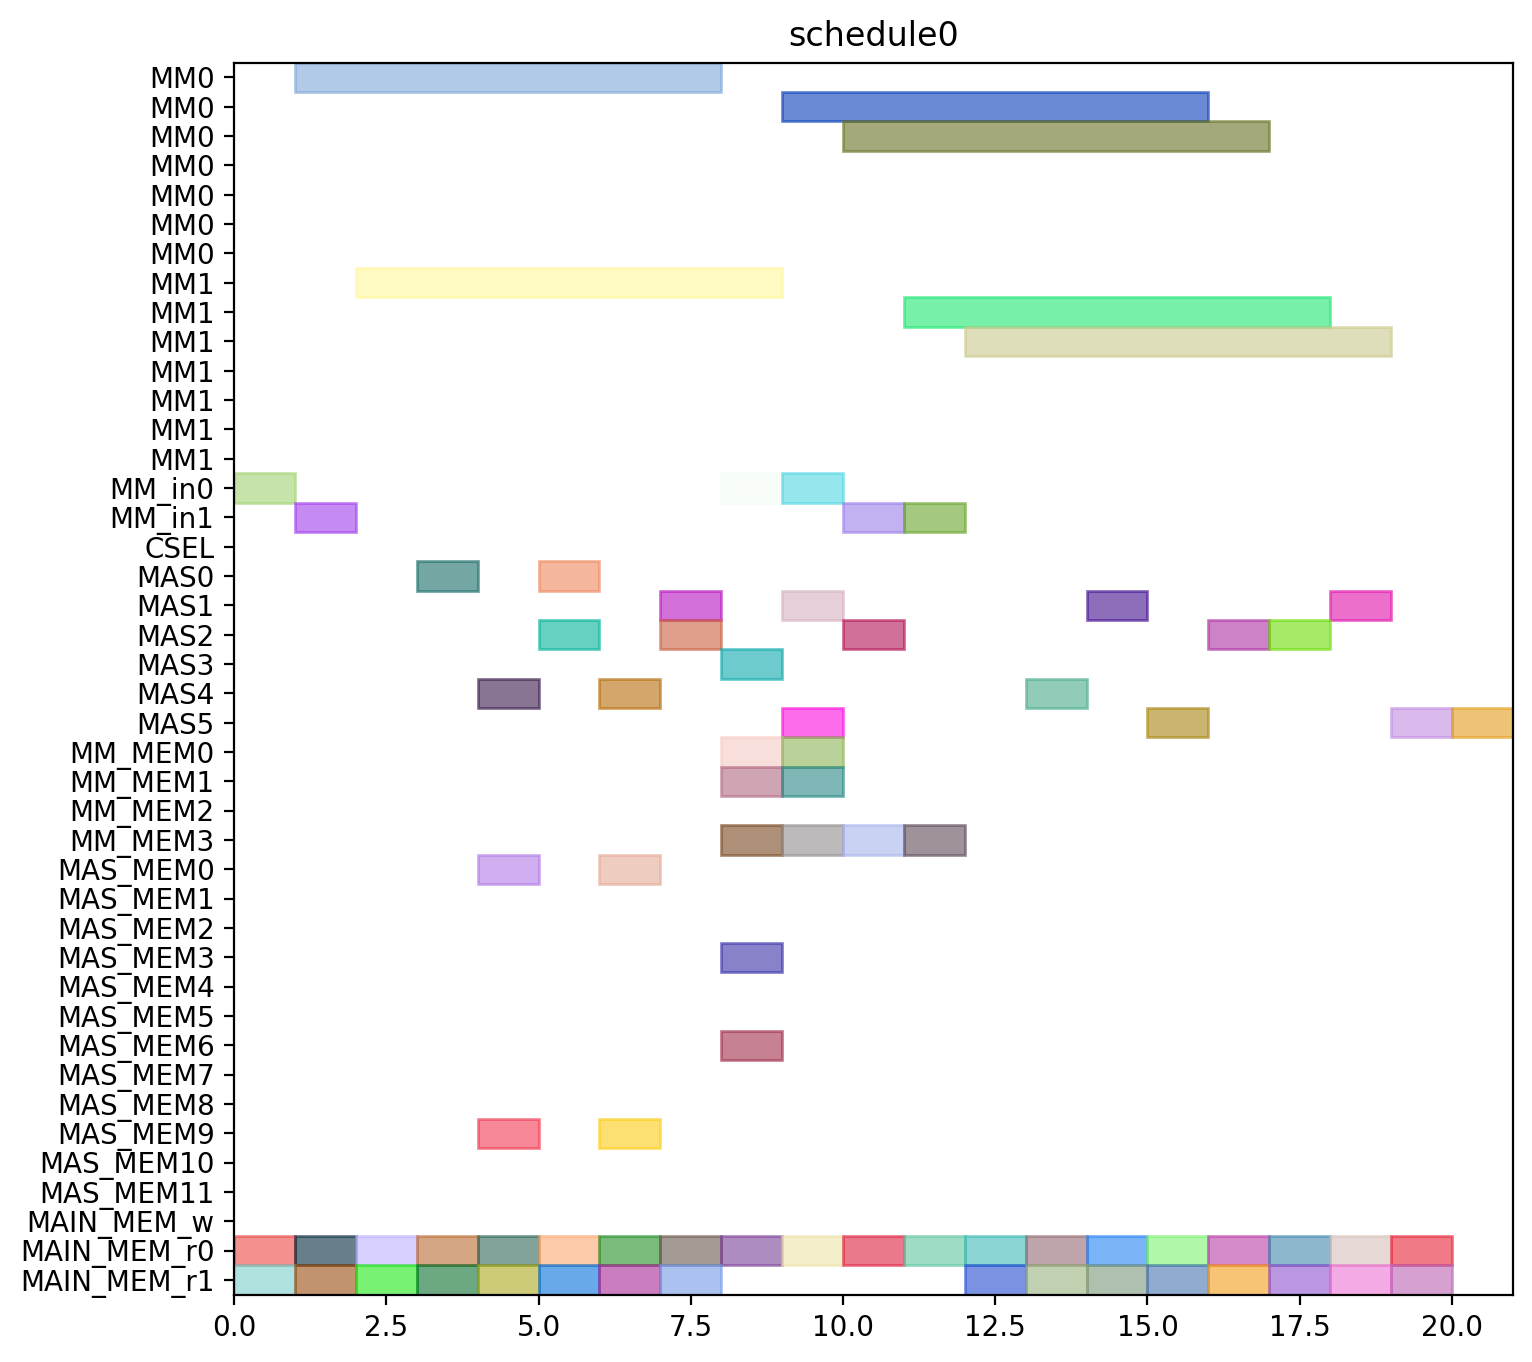

Reproduce this figure in Python.
from pyschedule import Scenario, solvers, plotters, alt


def solve():
	horizon = 120
	S = Scenario("schedule0", horizon=horizon)

	# resource
	MM = S.Resources('MM', num=2, size=7)
	MM_in = S.Resources('MM_in', num=2)
	CSEL = S.Resource('CSEL')
	MAS = S.Resources('MAS', num=6, size=1, periods=range(1, horizon))
	MM_MEM = S.Resources('MM_MEM', num=4)
	MAS_MEM = S.Resources('MAS_MEM', num=12)
	MAIN_MEM_w = S.Resource('MAIN_MEM_w', size=1)
	MAIN_MEM_r = S.Resources('MAIN_MEM_r', num=2)

	# result of previous scheduling

	# new tasks
	c_qinv_denom_inv0 = S.Task('c_qinv_denom_inv0', length=7, delay_cost=1)
	c_qinv_denom_inv0 += alt(MM)
	c_qinv_denom_inv0_in = S.Task('c_qinv_denom_inv0_in', length=1, delay_cost=1)
	c_qinv_denom_inv0_in += alt(MM_in)
	S += c_qinv_denom_inv0_in*MM_in[0]<=c_qinv_denom_inv0*MM[0]
	S += c_qinv_denom_inv0_in*MM_in[1]<=c_qinv_denom_inv0*MM[1]
	c_qinv_denom_inv0_mem0 = S.Task('c_qinv_denom_inv0_mem0', length=1, delay_cost=1)
	c_qinv_denom_inv0_mem0 += MAIN_MEM_r[0]
	S += c_qinv_denom_inv0_mem0 <= c_qinv_denom_inv0

	c_qinv_denom_inv0_mem1 = S.Task('c_qinv_denom_inv0_mem1', length=1, delay_cost=1)
	c_qinv_denom_inv0_mem1 += MAIN_MEM_r[1]
	S += c_qinv_denom_inv0_mem1 <= c_qinv_denom_inv0

	c_qinv_denom_inv1_ = S.Task('c_qinv_denom_inv1_', length=7, delay_cost=1)
	c_qinv_denom_inv1_ += alt(MM)
	c_qinv_denom_inv1__in = S.Task('c_qinv_denom_inv1__in', length=1, delay_cost=1)
	c_qinv_denom_inv1__in += alt(MM_in)
	S += c_qinv_denom_inv1__in*MM_in[0]<=c_qinv_denom_inv1_*MM[0]
	S += c_qinv_denom_inv1__in*MM_in[1]<=c_qinv_denom_inv1_*MM[1]
	c_qinv_denom_inv1__mem0 = S.Task('c_qinv_denom_inv1__mem0', length=1, delay_cost=1)
	c_qinv_denom_inv1__mem0 += MAIN_MEM_r[0]
	S += c_qinv_denom_inv1__mem0 <= c_qinv_denom_inv1_

	c_qinv_denom_inv1__mem1 = S.Task('c_qinv_denom_inv1__mem1', length=1, delay_cost=1)
	c_qinv_denom_inv1__mem1 += MAIN_MEM_r[1]
	S += c_qinv_denom_inv1__mem1 <= c_qinv_denom_inv1_

	c_qinv0_t2 = S.Task('c_qinv0_t2', length=1, delay_cost=1)
	c_qinv0_t2 += alt(MAS)
	c_qinv0_t2_mem0 = S.Task('c_qinv0_t2_mem0', length=1, delay_cost=1)
	c_qinv0_t2_mem0 += MAIN_MEM_r[0]
	S += c_qinv0_t2_mem0 <= c_qinv0_t2

	c_qinv0_t2_mem1 = S.Task('c_qinv0_t2_mem1', length=1, delay_cost=1)
	c_qinv0_t2_mem1 += MAIN_MEM_r[1]
	S += c_qinv0_t2_mem1 <= c_qinv0_t2

	c_qinv1__t2 = S.Task('c_qinv1__t2', length=1, delay_cost=1)
	c_qinv1__t2 += alt(MAS)
	c_qinv1__t2_mem0 = S.Task('c_qinv1__t2_mem0', length=1, delay_cost=1)
	c_qinv1__t2_mem0 += MAIN_MEM_r[0]
	S += c_qinv1__t2_mem0 <= c_qinv1__t2

	c_qinv1__t2_mem1 = S.Task('c_qinv1__t2_mem1', length=1, delay_cost=1)
	c_qinv1__t2_mem1 += MAIN_MEM_r[1]
	S += c_qinv1__t2_mem1 <= c_qinv1__t2

	c0_t0_t2 = S.Task('c0_t0_t2', length=1, delay_cost=1)
	c0_t0_t2 += alt(MAS)
	c0_t0_t2_mem0 = S.Task('c0_t0_t2_mem0', length=1, delay_cost=1)
	c0_t0_t2_mem0 += MAIN_MEM_r[0]
	S += c0_t0_t2_mem0 <= c0_t0_t2

	c0_t0_t2_mem1 = S.Task('c0_t0_t2_mem1', length=1, delay_cost=1)
	c0_t0_t2_mem1 += MAIN_MEM_r[1]
	S += c0_t0_t2_mem1 <= c0_t0_t2

	c0_t1_t2 = S.Task('c0_t1_t2', length=1, delay_cost=1)
	c0_t1_t2 += alt(MAS)
	c0_t1_t2_mem0 = S.Task('c0_t1_t2_mem0', length=1, delay_cost=1)
	c0_t1_t2_mem0 += MAIN_MEM_r[0]
	S += c0_t1_t2_mem0 <= c0_t1_t2

	c0_t1_t2_mem1 = S.Task('c0_t1_t2_mem1', length=1, delay_cost=1)
	c0_t1_t2_mem1 += MAIN_MEM_r[1]
	S += c0_t1_t2_mem1 <= c0_t1_t2

	c0_t20 = S.Task('c0_t20', length=1, delay_cost=1)
	c0_t20 += alt(MAS)
	c0_t20_mem0 = S.Task('c0_t20_mem0', length=1, delay_cost=1)
	c0_t20_mem0 += MAIN_MEM_r[0]
	S += c0_t20_mem0 <= c0_t20

	c0_t20_mem1 = S.Task('c0_t20_mem1', length=1, delay_cost=1)
	c0_t20_mem1 += MAIN_MEM_r[1]
	S += c0_t20_mem1 <= c0_t20

	c0_t21 = S.Task('c0_t21', length=1, delay_cost=1)
	c0_t21 += alt(MAS)
	c0_t21_mem0 = S.Task('c0_t21_mem0', length=1, delay_cost=1)
	c0_t21_mem0 += MAIN_MEM_r[0]
	S += c0_t21_mem0 <= c0_t21

	c0_t21_mem1 = S.Task('c0_t21_mem1', length=1, delay_cost=1)
	c0_t21_mem1 += MAIN_MEM_r[1]
	S += c0_t21_mem1 <= c0_t21

	c1_t0_t2 = S.Task('c1_t0_t2', length=1, delay_cost=1)
	c1_t0_t2 += alt(MAS)
	c1_t0_t2_mem0 = S.Task('c1_t0_t2_mem0', length=1, delay_cost=1)
	c1_t0_t2_mem0 += MAIN_MEM_r[0]
	S += c1_t0_t2_mem0 <= c1_t0_t2

	c1_t0_t2_mem1 = S.Task('c1_t0_t2_mem1', length=1, delay_cost=1)
	c1_t0_t2_mem1 += MAIN_MEM_r[1]
	S += c1_t0_t2_mem1 <= c1_t0_t2

	c1_t1_t2 = S.Task('c1_t1_t2', length=1, delay_cost=1)
	c1_t1_t2 += alt(MAS)
	c1_t1_t2_mem0 = S.Task('c1_t1_t2_mem0', length=1, delay_cost=1)
	c1_t1_t2_mem0 += MAIN_MEM_r[0]
	S += c1_t1_t2_mem0 <= c1_t1_t2

	c1_t1_t2_mem1 = S.Task('c1_t1_t2_mem1', length=1, delay_cost=1)
	c1_t1_t2_mem1 += MAIN_MEM_r[1]
	S += c1_t1_t2_mem1 <= c1_t1_t2

	c1_t20 = S.Task('c1_t20', length=1, delay_cost=1)
	c1_t20 += alt(MAS)
	c1_t20_mem0 = S.Task('c1_t20_mem0', length=1, delay_cost=1)
	c1_t20_mem0 += MAIN_MEM_r[0]
	S += c1_t20_mem0 <= c1_t20

	c1_t20_mem1 = S.Task('c1_t20_mem1', length=1, delay_cost=1)
	c1_t20_mem1 += MAIN_MEM_r[1]
	S += c1_t20_mem1 <= c1_t20

	c1_t21 = S.Task('c1_t21', length=1, delay_cost=1)
	c1_t21 += alt(MAS)
	c1_t21_mem0 = S.Task('c1_t21_mem0', length=1, delay_cost=1)
	c1_t21_mem0 += MAIN_MEM_r[0]
	S += c1_t21_mem0 <= c1_t21

	c1_t21_mem1 = S.Task('c1_t21_mem1', length=1, delay_cost=1)
	c1_t21_mem1 += MAIN_MEM_r[1]
	S += c1_t21_mem1 <= c1_t21

	c2_t0_t2 = S.Task('c2_t0_t2', length=1, delay_cost=1)
	c2_t0_t2 += alt(MAS)
	c2_t0_t2_mem0 = S.Task('c2_t0_t2_mem0', length=1, delay_cost=1)
	c2_t0_t2_mem0 += MAIN_MEM_r[0]
	S += c2_t0_t2_mem0 <= c2_t0_t2

	c2_t0_t2_mem1 = S.Task('c2_t0_t2_mem1', length=1, delay_cost=1)
	c2_t0_t2_mem1 += MAIN_MEM_r[1]
	S += c2_t0_t2_mem1 <= c2_t0_t2

	c2_t1_t2 = S.Task('c2_t1_t2', length=1, delay_cost=1)
	c2_t1_t2 += alt(MAS)
	c2_t1_t2_mem0 = S.Task('c2_t1_t2_mem0', length=1, delay_cost=1)
	c2_t1_t2_mem0 += MAIN_MEM_r[0]
	S += c2_t1_t2_mem0 <= c2_t1_t2

	c2_t1_t2_mem1 = S.Task('c2_t1_t2_mem1', length=1, delay_cost=1)
	c2_t1_t2_mem1 += MAIN_MEM_r[1]
	S += c2_t1_t2_mem1 <= c2_t1_t2

	c2_t20 = S.Task('c2_t20', length=1, delay_cost=1)
	c2_t20 += alt(MAS)
	c2_t20_mem0 = S.Task('c2_t20_mem0', length=1, delay_cost=1)
	c2_t20_mem0 += MAIN_MEM_r[0]
	S += c2_t20_mem0 <= c2_t20

	c2_t20_mem1 = S.Task('c2_t20_mem1', length=1, delay_cost=1)
	c2_t20_mem1 += MAIN_MEM_r[1]
	S += c2_t20_mem1 <= c2_t20

	c2_t21 = S.Task('c2_t21', length=1, delay_cost=1)
	c2_t21 += alt(MAS)
	c2_t21_mem0 = S.Task('c2_t21_mem0', length=1, delay_cost=1)
	c2_t21_mem0 += MAIN_MEM_r[0]
	S += c2_t21_mem0 <= c2_t21

	c2_t21_mem1 = S.Task('c2_t21_mem1', length=1, delay_cost=1)
	c2_t21_mem1 += MAIN_MEM_r[1]
	S += c2_t21_mem1 <= c2_t21

	c_qinv0_t0 = S.Task('c_qinv0_t0', length=7, delay_cost=1)
	c_qinv0_t0 += alt(MM)
	c_qinv0_t0_in = S.Task('c_qinv0_t0_in', length=1, delay_cost=1)
	c_qinv0_t0_in += alt(MM_in)
	S += c_qinv0_t0_in*MM_in[0]<=c_qinv0_t0*MM[0]
	S += c_qinv0_t0_in*MM_in[1]<=c_qinv0_t0*MM[1]
	c_qinv0_t0_mem0 = S.Task('c_qinv0_t0_mem0', length=1, delay_cost=1)
	c_qinv0_t0_mem0 += MAIN_MEM_r[0]
	S += c_qinv0_t0_mem0 <= c_qinv0_t0

	c_qinv0_t0_mem1 = S.Task('c_qinv0_t0_mem1', length=1, delay_cost=1)
	c_qinv0_t0_mem1 += alt(MM_MEM)
	S += (c_qinv_denom_inv0*MM[0])-1 < c_qinv0_t0_mem1*MM_MEM[1]
	S += (c_qinv_denom_inv0*MM[1])-1 < c_qinv0_t0_mem1*MM_MEM[3]
	S += c_qinv0_t0_mem1 <= c_qinv0_t0

	c_qinv0_t1 = S.Task('c_qinv0_t1', length=7, delay_cost=1)
	c_qinv0_t1 += alt(MM)
	c_qinv0_t1_in = S.Task('c_qinv0_t1_in', length=1, delay_cost=1)
	c_qinv0_t1_in += alt(MM_in)
	S += c_qinv0_t1_in*MM_in[0]<=c_qinv0_t1*MM[0]
	S += c_qinv0_t1_in*MM_in[1]<=c_qinv0_t1*MM[1]
	c_qinv0_t1_mem0 = S.Task('c_qinv0_t1_mem0', length=1, delay_cost=1)
	c_qinv0_t1_mem0 += MAIN_MEM_r[0]
	S += c_qinv0_t1_mem0 <= c_qinv0_t1

	c_qinv0_t1_mem1 = S.Task('c_qinv0_t1_mem1', length=1, delay_cost=1)
	c_qinv0_t1_mem1 += alt(MM_MEM)
	S += (c_qinv_denom_inv1_*MM[0])-1 < c_qinv0_t1_mem1*MM_MEM[1]
	S += (c_qinv_denom_inv1_*MM[1])-1 < c_qinv0_t1_mem1*MM_MEM[3]
	S += c_qinv0_t1_mem1 <= c_qinv0_t1

	c_qinv0_t3 = S.Task('c_qinv0_t3', length=1, delay_cost=1)
	c_qinv0_t3 += alt(MAS)
	c_qinv0_t3_mem0 = S.Task('c_qinv0_t3_mem0', length=1, delay_cost=1)
	c_qinv0_t3_mem0 += alt(MM_MEM)
	S += (c_qinv_denom_inv0*MM[0])-1 < c_qinv0_t3_mem0*MM_MEM[0]
	S += (c_qinv_denom_inv0*MM[1])-1 < c_qinv0_t3_mem0*MM_MEM[2]
	S += c_qinv0_t3_mem0 <= c_qinv0_t3

	c_qinv0_t3_mem1 = S.Task('c_qinv0_t3_mem1', length=1, delay_cost=1)
	c_qinv0_t3_mem1 += alt(MM_MEM)
	S += (c_qinv_denom_inv1_*MM[0])-1 < c_qinv0_t3_mem1*MM_MEM[1]
	S += (c_qinv_denom_inv1_*MM[1])-1 < c_qinv0_t3_mem1*MM_MEM[3]
	S += c_qinv0_t3_mem1 <= c_qinv0_t3

	c_qinv1__t0 = S.Task('c_qinv1__t0', length=7, delay_cost=1)
	c_qinv1__t0 += alt(MM)
	c_qinv1__t0_in = S.Task('c_qinv1__t0_in', length=1, delay_cost=1)
	c_qinv1__t0_in += alt(MM_in)
	S += c_qinv1__t0_in*MM_in[0]<=c_qinv1__t0*MM[0]
	S += c_qinv1__t0_in*MM_in[1]<=c_qinv1__t0*MM[1]
	c_qinv1__t0_mem0 = S.Task('c_qinv1__t0_mem0', length=1, delay_cost=1)
	c_qinv1__t0_mem0 += MAIN_MEM_r[0]
	S += c_qinv1__t0_mem0 <= c_qinv1__t0

	c_qinv1__t0_mem1 = S.Task('c_qinv1__t0_mem1', length=1, delay_cost=1)
	c_qinv1__t0_mem1 += alt(MM_MEM)
	S += (c_qinv_denom_inv0*MM[0])-1 < c_qinv1__t0_mem1*MM_MEM[1]
	S += (c_qinv_denom_inv0*MM[1])-1 < c_qinv1__t0_mem1*MM_MEM[3]
	S += c_qinv1__t0_mem1 <= c_qinv1__t0

	c_qinv1__t1 = S.Task('c_qinv1__t1', length=7, delay_cost=1)
	c_qinv1__t1 += alt(MM)
	c_qinv1__t1_in = S.Task('c_qinv1__t1_in', length=1, delay_cost=1)
	c_qinv1__t1_in += alt(MM_in)
	S += c_qinv1__t1_in*MM_in[0]<=c_qinv1__t1*MM[0]
	S += c_qinv1__t1_in*MM_in[1]<=c_qinv1__t1*MM[1]
	c_qinv1__t1_mem0 = S.Task('c_qinv1__t1_mem0', length=1, delay_cost=1)
	c_qinv1__t1_mem0 += MAIN_MEM_r[0]
	S += c_qinv1__t1_mem0 <= c_qinv1__t1

	c_qinv1__t1_mem1 = S.Task('c_qinv1__t1_mem1', length=1, delay_cost=1)
	c_qinv1__t1_mem1 += alt(MM_MEM)
	S += (c_qinv_denom_inv1_*MM[0])-1 < c_qinv1__t1_mem1*MM_MEM[1]
	S += (c_qinv_denom_inv1_*MM[1])-1 < c_qinv1__t1_mem1*MM_MEM[3]
	S += c_qinv1__t1_mem1 <= c_qinv1__t1

	c_qinv1__t3 = S.Task('c_qinv1__t3', length=1, delay_cost=1)
	c_qinv1__t3 += alt(MAS)
	c_qinv1__t3_mem0 = S.Task('c_qinv1__t3_mem0', length=1, delay_cost=1)
	c_qinv1__t3_mem0 += alt(MM_MEM)
	S += (c_qinv_denom_inv0*MM[0])-1 < c_qinv1__t3_mem0*MM_MEM[0]
	S += (c_qinv_denom_inv0*MM[1])-1 < c_qinv1__t3_mem0*MM_MEM[2]
	S += c_qinv1__t3_mem0 <= c_qinv1__t3

	c_qinv1__t3_mem1 = S.Task('c_qinv1__t3_mem1', length=1, delay_cost=1)
	c_qinv1__t3_mem1 += alt(MM_MEM)
	S += (c_qinv_denom_inv1_*MM[0])-1 < c_qinv1__t3_mem1*MM_MEM[1]
	S += (c_qinv_denom_inv1_*MM[1])-1 < c_qinv1__t3_mem1*MM_MEM[3]
	S += c_qinv1__t3_mem1 <= c_qinv1__t3

	c0_t4_t2 = S.Task('c0_t4_t2', length=1, delay_cost=1)
	c0_t4_t2 += alt(MAS)
	c0_t4_t2_mem0 = S.Task('c0_t4_t2_mem0', length=1, delay_cost=1)
	c0_t4_t2_mem0 += alt(MAS_MEM)
	S += (c0_t20*MAS[0])-1 < c0_t4_t2_mem0*MAS_MEM[0]
	S += (c0_t20*MAS[1])-1 < c0_t4_t2_mem0*MAS_MEM[2]
	S += (c0_t20*MAS[2])-1 < c0_t4_t2_mem0*MAS_MEM[4]
	S += (c0_t20*MAS[3])-1 < c0_t4_t2_mem0*MAS_MEM[6]
	S += (c0_t20*MAS[4])-1 < c0_t4_t2_mem0*MAS_MEM[8]
	S += (c0_t20*MAS[5])-1 < c0_t4_t2_mem0*MAS_MEM[10]
	S += c0_t4_t2_mem0 <= c0_t4_t2

	c0_t4_t2_mem1 = S.Task('c0_t4_t2_mem1', length=1, delay_cost=1)
	c0_t4_t2_mem1 += alt(MAS_MEM)
	S += (c0_t21*MAS[0])-1 < c0_t4_t2_mem1*MAS_MEM[1]
	S += (c0_t21*MAS[1])-1 < c0_t4_t2_mem1*MAS_MEM[3]
	S += (c0_t21*MAS[2])-1 < c0_t4_t2_mem1*MAS_MEM[5]
	S += (c0_t21*MAS[3])-1 < c0_t4_t2_mem1*MAS_MEM[7]
	S += (c0_t21*MAS[4])-1 < c0_t4_t2_mem1*MAS_MEM[9]
	S += (c0_t21*MAS[5])-1 < c0_t4_t2_mem1*MAS_MEM[11]
	S += c0_t4_t2_mem1 <= c0_t4_t2

	c1_t4_t2 = S.Task('c1_t4_t2', length=1, delay_cost=1)
	c1_t4_t2 += alt(MAS)
	c1_t4_t2_mem0 = S.Task('c1_t4_t2_mem0', length=1, delay_cost=1)
	c1_t4_t2_mem0 += alt(MAS_MEM)
	S += (c1_t20*MAS[0])-1 < c1_t4_t2_mem0*MAS_MEM[0]
	S += (c1_t20*MAS[1])-1 < c1_t4_t2_mem0*MAS_MEM[2]
	S += (c1_t20*MAS[2])-1 < c1_t4_t2_mem0*MAS_MEM[4]
	S += (c1_t20*MAS[3])-1 < c1_t4_t2_mem0*MAS_MEM[6]
	S += (c1_t20*MAS[4])-1 < c1_t4_t2_mem0*MAS_MEM[8]
	S += (c1_t20*MAS[5])-1 < c1_t4_t2_mem0*MAS_MEM[10]
	S += c1_t4_t2_mem0 <= c1_t4_t2

	c1_t4_t2_mem1 = S.Task('c1_t4_t2_mem1', length=1, delay_cost=1)
	c1_t4_t2_mem1 += alt(MAS_MEM)
	S += (c1_t21*MAS[0])-1 < c1_t4_t2_mem1*MAS_MEM[1]
	S += (c1_t21*MAS[1])-1 < c1_t4_t2_mem1*MAS_MEM[3]
	S += (c1_t21*MAS[2])-1 < c1_t4_t2_mem1*MAS_MEM[5]
	S += (c1_t21*MAS[3])-1 < c1_t4_t2_mem1*MAS_MEM[7]
	S += (c1_t21*MAS[4])-1 < c1_t4_t2_mem1*MAS_MEM[9]
	S += (c1_t21*MAS[5])-1 < c1_t4_t2_mem1*MAS_MEM[11]
	S += c1_t4_t2_mem1 <= c1_t4_t2

	c2_t4_t2 = S.Task('c2_t4_t2', length=1, delay_cost=1)
	c2_t4_t2 += alt(MAS)
	c2_t4_t2_mem0 = S.Task('c2_t4_t2_mem0', length=1, delay_cost=1)
	c2_t4_t2_mem0 += alt(MAS_MEM)
	S += (c2_t20*MAS[0])-1 < c2_t4_t2_mem0*MAS_MEM[0]
	S += (c2_t20*MAS[1])-1 < c2_t4_t2_mem0*MAS_MEM[2]
	S += (c2_t20*MAS[2])-1 < c2_t4_t2_mem0*MAS_MEM[4]
	S += (c2_t20*MAS[3])-1 < c2_t4_t2_mem0*MAS_MEM[6]
	S += (c2_t20*MAS[4])-1 < c2_t4_t2_mem0*MAS_MEM[8]
	S += (c2_t20*MAS[5])-1 < c2_t4_t2_mem0*MAS_MEM[10]
	S += c2_t4_t2_mem0 <= c2_t4_t2

	c2_t4_t2_mem1 = S.Task('c2_t4_t2_mem1', length=1, delay_cost=1)
	c2_t4_t2_mem1 += alt(MAS_MEM)
	S += (c2_t21*MAS[0])-1 < c2_t4_t2_mem1*MAS_MEM[1]
	S += (c2_t21*MAS[1])-1 < c2_t4_t2_mem1*MAS_MEM[3]
	S += (c2_t21*MAS[2])-1 < c2_t4_t2_mem1*MAS_MEM[5]
	S += (c2_t21*MAS[3])-1 < c2_t4_t2_mem1*MAS_MEM[7]
	S += (c2_t21*MAS[4])-1 < c2_t4_t2_mem1*MAS_MEM[9]
	S += (c2_t21*MAS[5])-1 < c2_t4_t2_mem1*MAS_MEM[11]
	S += c2_t4_t2_mem1 <= c2_t4_t2

	solvers.mip.solve(S,msg=1,kind='CPLEX',ratio_gap=1.01)

	solution = [['hoge']*len(S.solution()[1]) for i in range(len(S.solution()))]
	for i in range(len(S.solution())):
		for j in range(len(S.solution()[i])):
			solution[i][j]=str(S.solution()[i][j])
	print(solution)

	cycles = int(solution[-1][3])

	pic_file_name = "/home/mfukuda/ABE/multiRAM_multiMAS_16mux/scheduling_result/stage7MM2_stage1MAS6/FP12_INV_AFTER_FPINV/schedule0.png"
	if(S.solution() != []):
		plotters.matplotlib.plot(S,img_filename=pic_file_name, show_task_labels=False, fig_size=(cycles*0.25+3, 8))

	return solution
